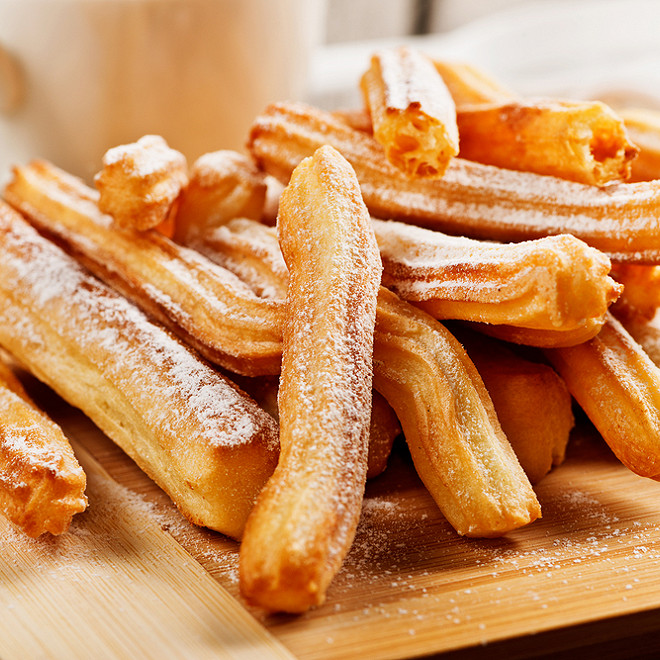
#> input picture churose.jpg, 660 x 660 px
$ python main2.py
#> lines starting #> are read from the running program, lines starting #| are printed output that depends on the picture
import cv2

churose = cv2.imread("churose.jpg")
#> churose is the input picture: shape (660, 660, 3); mean B, G, R 93.8, 143.2, 201.3

churose1 = cv2.GaussianBlur(churose, (5,5), 0) # fades image
churose2 = cv2.medianBlur(churose, 7) # softens edges
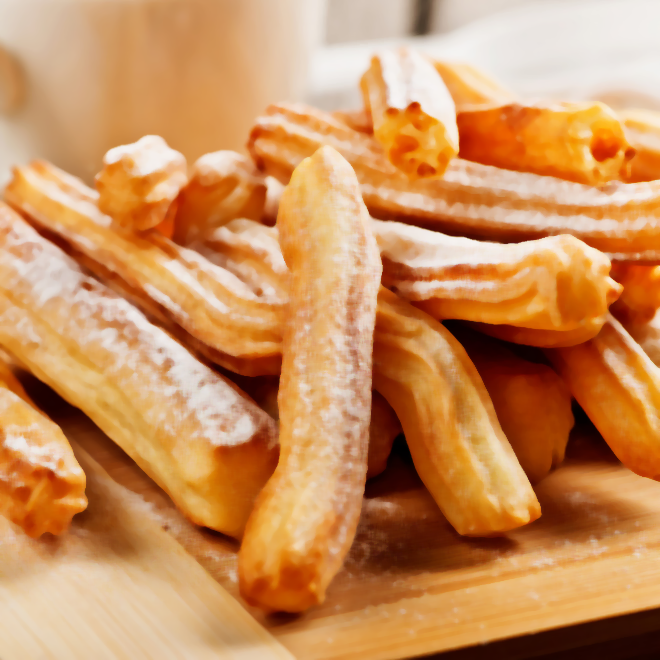
#> churose2: shape (660, 660, 3); mean B, G, R 92.9, 143.3, 201.5
churose3 = cv2.bilateralFilter(churose, 5, 20, 20) # makes image sharper
churose4 = cv2.copyMakeBorder(churose, 20,20,20,20, cv2.BORDER_CONSTANT, value = (205,203,255)) # makes border of image
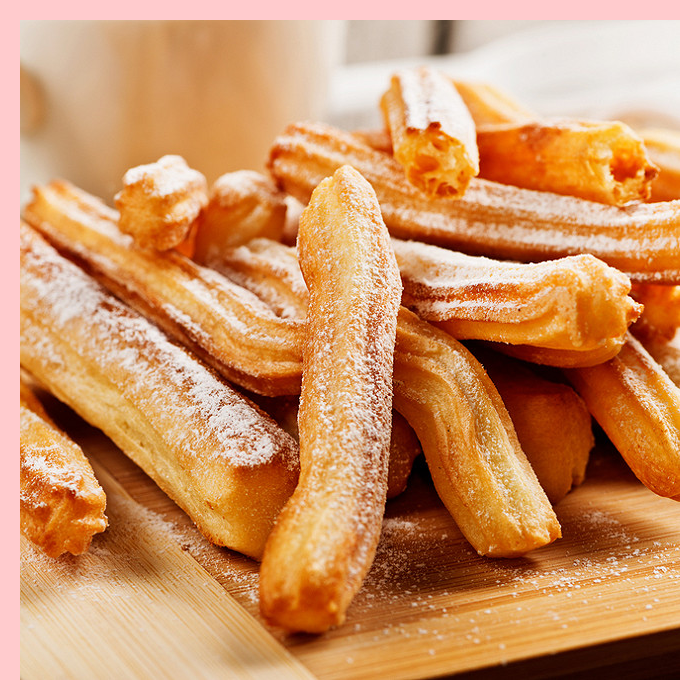
#> churose4: shape (700, 700, 3); mean B, G, R 106.2, 149.9, 207.2

#rectangle
left_top = (40,40)
right_bottom = (300,100)
color = (255,255,255)
thickness = 10
churose = cv2.rectangle(churose, left_top, right_bottom, color, thickness)

#text
origin = (60,80)
font = cv2.FONT_HERSHEY_COMPLEX_SMALL
fontScale = 2
color = (0,0,0)
thickness = 3
churose = cv2.putText(churose, "Churose:", origin, font, fontScale, color, thickness, cv2.LINE_AA)\

#circle
center_coordinate = (60, 150)
radius = 20
color = (255,255,255)
thickness = 2
churose = cv2.circle(churose, center_coordinate, radius, color, thickness)
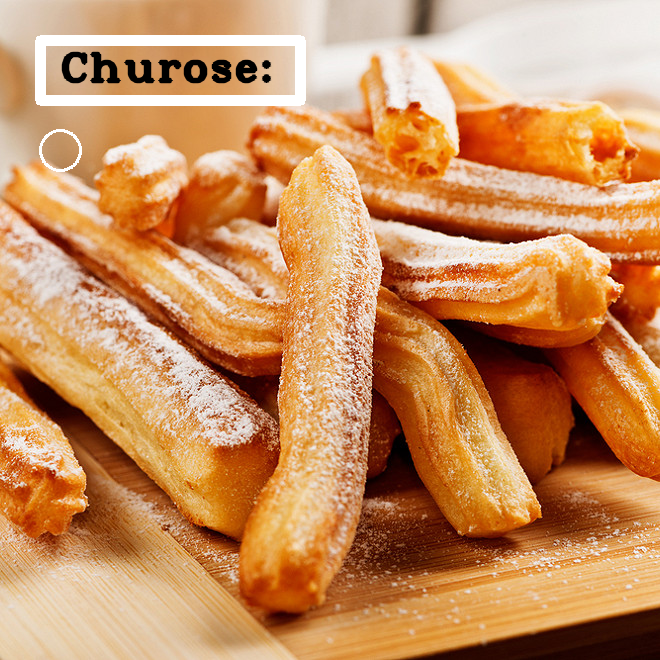
#> churose: shape (660, 660, 3); mean B, G, R 95.4, 143.7, 200.6

cv2.imshow("Churose", churose)
cv2.imshow("Chruose gaussian blur", churose1)
cv2.imshow("Churose median blur", churose2)
cv2.imshow("Churose bilateral blur", churose3)
cv2.imshow("Churose border", churose4)

cv2.waitKey(0)
cv2.destroyAllWindows
